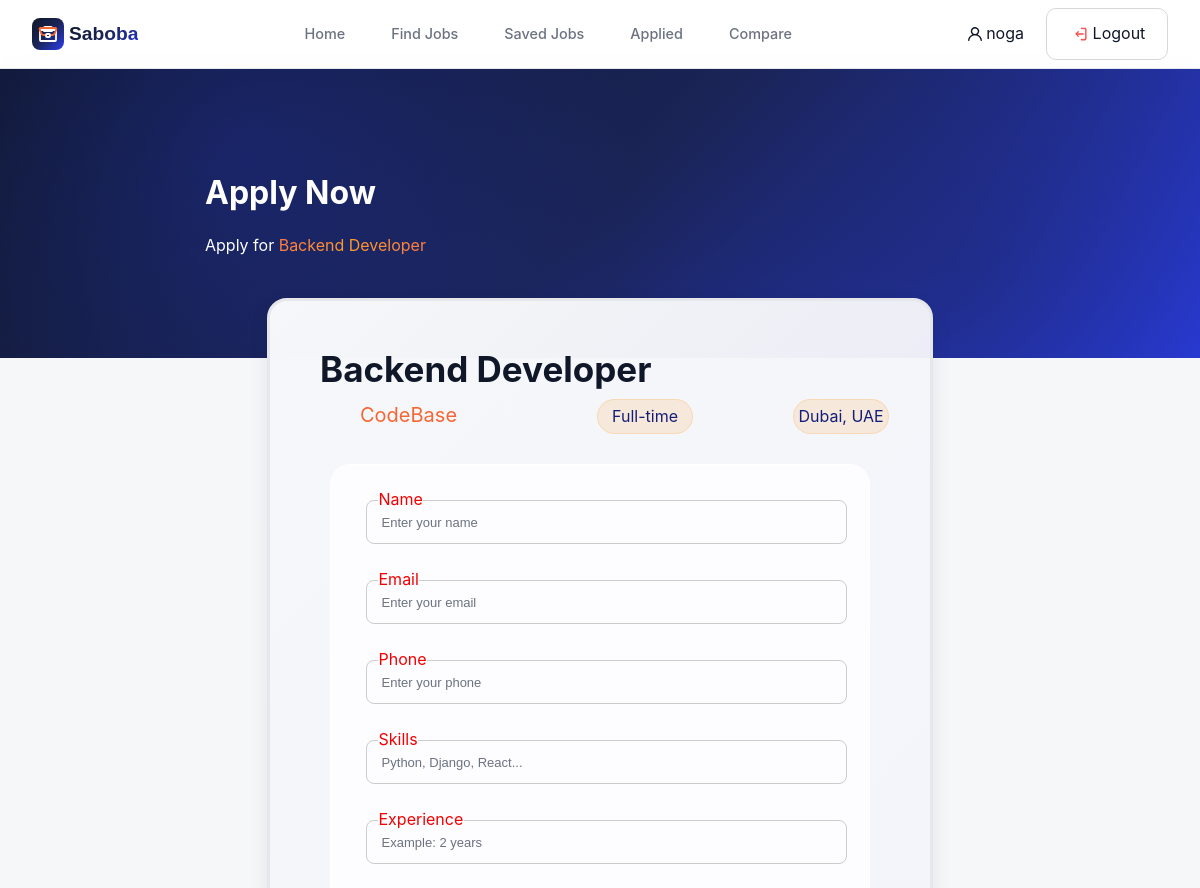
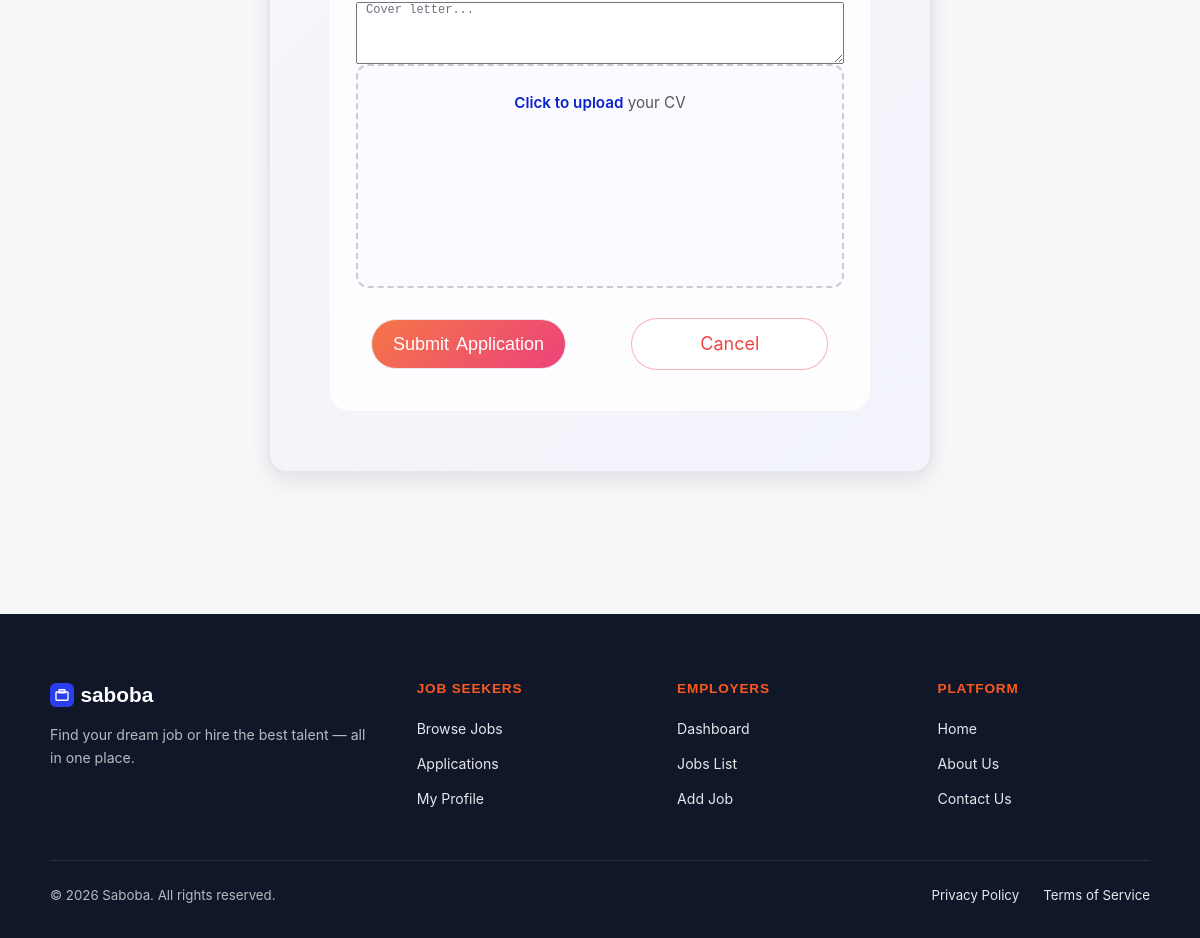
The page /applications/apply/2/ (signed in) on the database its author committed (2 pictures, top to bottom).
### accounts/models.py (models this page shows)
class User(AbstractUser):
    ROLE_CHOICES = [('user', 'User'), ('admin', 'Admin')]
    role     = models.CharField(max_length=10, choices=ROLE_CHOICES, default='user')
    age      = models.IntegerField(null=True, blank=True)
    gender   = models.CharField(max_length=10, blank=True)
    company  = models.CharField(max_length=200, blank=True)
    location = models.CharField(max_length=200, blank=True)
    skills   = models.TextField(blank=True)

### jobs/models.py (models this page shows, shortened)
class Job(models.Model):
    cover = models.URLField()
    title = models.CharField(max_length=200)
    company = models.CharField(max_length=200)
    location = models.CharField(max_length=200)
    time = models.CharField(max_length=100)
    tags = models.JSONField()
    salary = models.CharField(max_length=100)
    type = models.CharField(max_length=100)
    exp = models.CharField(max_length=100)
    description = models.TextField()
    required = models.JSONField()
    benefit = models.JSONField()
    companyLocation = models.CharField(max_length=200)
    employees = models.CharField(max_length=100)
    employer = models.ForeignKey(
    settings.AUTH_USER_MODEL,
    on_delete=models.CASCADE,
    null=True,
    blank=True
)

### applications/views.py (the view, shortened to what this page needs)
# urls.py: path('apply/<int:job_id>/', views.apply_job, name='apply_job'),
@login_required
def apply_job(request, job_id):
    job = get_object_or_404(Job, id=job_id)
    return render(request, 'applications/apply.html', {'job': job})

### templates/applications/apply.html (shortened to what this page needs)
{% extends "base.html" %}
{% load static %}
{% block styles %}
<link rel="stylesheet" href="{% static 'css/form.css' %}">
{% endblock %}
{% block content %}
<main>
  <div class="hero">
    <h1 class="tit">Apply Now</h1>
    <p>Apply for <span>{{ job.title }}</span></p>
  </div>
  <div class="card">
    <div class="job-details">
      <h3 class="Job-Title">{{ job.title }}</h3>
      <div class="data">
        <div class="Company">{{ job.company }}</div>
        <div class="type">{{ job.type }}</div>
        <div class="type">{{ job.location }}</div>
      </div>
    </div>
    <form method="POST" enctype="multipart/form-data">
      <div class="in">
        <input type="text" name="full_name" placeholder="Enter your name" required>
        <label>Name</label>
      </div>
      <div class="in">
        <input type="email" name="email" placeholder="Enter your email" required>
        <label>Email</label>
      </div>
      <div class="in">
        <input type="text" name="phone" placeholder="Enter your phone" required>
        <label>Phone</label>
      </div>
      <div class="in">
        <input type="text" name="skills" placeholder="Python, Django, React..." required>
        <label>Skills</label>
      </div>
      <div class="in">
        <input type="text" name="experience" placeholder="Example: 2 years" required>
        <label>Experience</label>
      </div>
      <textarea name="cover_letter" placeholder="Cover letter..." rows="4"></textarea>
      <label for="cv" class="cv-upload">
        <p><span>Click to upload</span> your CV</p>
      </label>
      <div class="btn">
        <button type="submit" class="submit">Submit Application</button>
        <a href="{% url 'jobDetails' job.id %}" class="ca">Cancel</a>
      </div>
    </form>
  </div>
</main>
{% endblock %}

### templates/navbar.html (shortened to what this page needs)
<header>
    <nav class="nav">
        <a href="/" class="logo">
            <p class="slog">Saboba</p>
        </a>
        <ul class="links">
            <li><a href="/">Home</a></li>
            {% if not user.is_authenticated or user.role != "admin" %}
              <li><a href="/jobs/search/">Find Jobs</a></li>
            {% endif %}
            {% if user.is_authenticated %}
            {% if user.role == "admin" %}
            <li><a href="/jobs/dashboard/">Dashboard</a></li>
            <li><a href="/jobs/joblist/">Joblist</a></li>
            <li><a href="/jobs/add/">Add Job</a></li>
            <li><a href="{% url 'admin_applications' %}">Applications</a></li>
            {% else %}
            <li><a href="{% url 'saved_jobs' %}">Saved Jobs</a></li>
            <li><a href="{% url 'my_applications' %}">Applied</a></li>
            <li><a href="/jobs/compare/">Compare</a></li>
            {% endif %}
            {% endif %}
        </ul>
        <div class="right">
            <div class="logs">
                {% if user.is_authenticated %}
                <a href="/accounts/profile/" class="profile">
                    {{ user.username }}
                </a>
                <a href="/accounts/logout/" class="logout">Logout</a>
                {% else %}
                <a href="/accounts/login/" class="login">Log in</a>
                <a href="/accounts/signup/" class="signup">Sign up</a>
                {% endif %}
            </div>
        </div>
    </nav>
</header>

### static/css/navbar.css (style rules this page uses)
html { scroll-behavior: smooth; }
body { position: relative; font-family: 'Inter', sans-serif; background: #F6F7F9; color: #0F1729; line-height: 1.6; -webkit-font-smoothing: antialiased; }
:root { --background: #F6F7F9; --foreground: #0F1729; --card: #FFFFFF; --card-foreground: #0F1729; --popover: #FFFFFF; --border: #E5E7EB; --input: #E5E7EB; --primary: #2B3EEE; --primary-fg: #FFFFFF; --accent: #F46734; --accent-fg: #FFFFFF; --secondary: #F3F4F6; --secondary-fg: #0F1729; --ring: #2B3EEE; --muted: #F3F4F6; --muted-fg: #6B7280; --destructive: #EF4343; --emerald: #20AC6B; --amber: #F59F0A; --rose: #EA2E6D; --sky: #0DA2E7; --violet: #7847EB; --section-warm: #FEF4F0; --section-cool: #F3F4FC; --section-mint: #F1F9F5; --sidebar-background: #FFFFFF; --sidebar-foreground: #0F1729; --sidebar-primary: #2B3EEE; --sidebar-accent: #F3F4F6; --sidebar-border: #E5E7EB; --gradient-primary: linear-gradient(135deg, #2B3EEE, #7847EB); --gradient-accent: linear-gradient(135deg, #F46734, #EA2E6D); --gradient-hero: linear-gradient(135deg, #0F1729 0%, #1a2456 50%, #2B3EEE22 100%); --gradient-success: linear-gradient(135deg, #20AC6B, #0DA2E7); --gradient-card: linear-gradient(135deg, #FFFFFF, #F6F7F9); --radius: 0.75rem; --font-heading: 'Plus Jakarta Sans', sans-serif; --font-body: 'Inter', sans-serif; }
a { text-decoration: none; color: inherit; }
ul { list-style: none; }
header { position: relative; }
.nav { position: fixed; top: 0; left: 0; right: 0; z-index: 100; background: rgba(255, 255, 255, 0.92); backdrop-filter: blur(12px); border-bottom: 1px solid #E5E7EB; padding: 0 2rem; height: 68px; display: flex; align-items: center; justify-content: space-between; }
.nav .logo { display: flex; align-items: center; justify-self: start; text-decoration: none; font-family: 'Plus Jakarta Sans', sans-serif; font-weight: 800; font-size: 1.2rem; }
.slog { padding: 0px; margin-left: 5px; background: linear-gradient(135deg, #0F1729 0%, #1a2456 50%, #2334d0 100%); -webkit-background-clip: text; -webkit-text-fill-color: transparent; }
.logo svg { flex-shrink: 0; }
.links { display: flex; align-items: center; list-style: none; gap: 2rem; }
.links a { text-decoration: none; font-size: 0.9rem; font-weight: 500; color: #6B7280; transition: color 0.2s; padding: 7px; }
.logs { display: flex; align-items: center; gap: 0.75rem; width: fit-content; justify-self: end; }
.logs a { text-decoration: none; padding: 5px 10px; border-radius: 10px; }
.profile svg { margin-right: 4px; }
.logout { width: 100px; height: 40px; border: 1px solid #d5d7da; border-radius: 10px; display: flex; align-items: center; align-content: center; justify-content: center; }
.right { display: inline-flex; align-content: center; }
.profile { display: flex; justify-content: center; align-items: center; height: 40px; }

### rows shown on the page
User: username "noga"
Job: title "Backend Developer", company "CodeBase", type "Full-time", location "Dubai, UAE"
